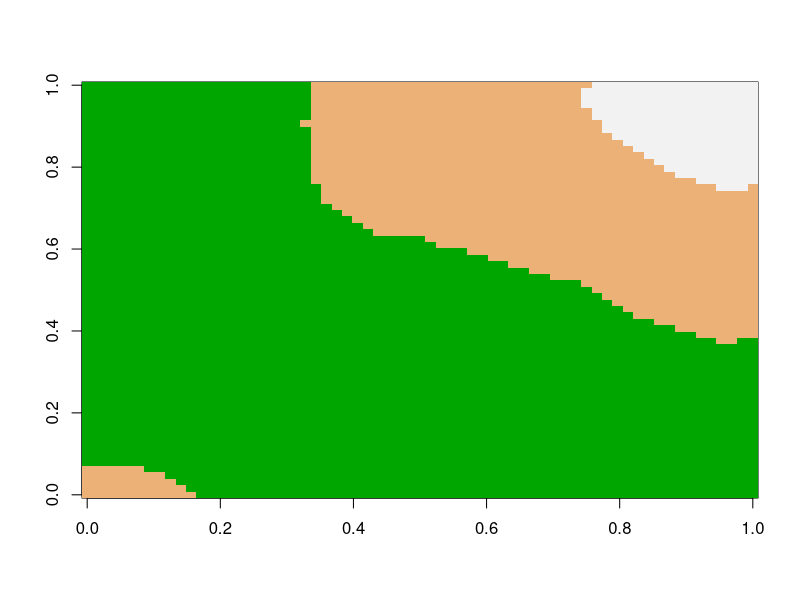

R code for this plot:
make.terrain <- function(n){
    #length of sides (always odd)
    #will has n^2+1, but this doesn't always result in odd numbers, 
    #which makes diamond step hard
    sides <- (2^n)+1
    terrain <- matrix(nrow=sides, ncol=sides)
    rand.corner <- rnorm(4,20,35)
    terrain[1,1] <- rand.corner[1]
    terrain[sides,1] <- rand.corner[2]
    terrain[sides,sides] <- rand.corner[3]
    terrain[1,sides] <- rand.corner[4]
    return(terrain)
}

# Define the functions we'll use
diamond.step <- function(mat,sd){
    sides <- sqrt(length(mat))
    corners <- c(mat[1,sides],mat[1,1],mat[sides,sides],mat[sides,1])
    corner.mean <- mean(corners) + rnorm(1,0,sd)
    mid.col <- median(1:ncol(mat))
    mat[mid.col,mid.col] <- corner.mean
    return(mat)
}
square.step <- function(mat,sd){
    sides <- ncol(mat)
    row.center <- median(1:sides)
    
    top.center <- c(mat[1,1],mat[1,sides], mat[row.center, row.center])
    mat[1,row.center] <- mean(top.center) + rnorm(1,0,sd)
   
    bottom.center <- c(mat[sides,1],mat[sides,sides], mat[row.center, row.center]) 
    mat[sides, row.center] <- mean(bottom.center) + rnorm(1,0,sd)

    left.center <- c(mat[sides,1],mat[1,1], mat[row.center, row.center]) 
    mat[row.center, 1] <- mean(left.center) + rnorm(1,0,sd)

    right.center <- c(mat[1,sides],mat[sides,sides], mat[row.center, row.center]) 
    mat[row.center, sides] <- mean(right.center) + rnorm(1,0,sd)
    return(mat)
}

# Put it all together
diamond.square.step <- function(n,sd){
    terrain <- make.terrain(n)
    terrain.size <- ncol(terrain)-1
    for (i in 2^(n: 1)){
        spacing <- seq(1, terrain.size, by=i)
        for(j in spacing){
            for(k in spacing){
                #cat(k,":",(k+i), "    ", j,":",(j+i),"\n")
                terrain[k:(k+i),j:(j+i)] <- diamond.step(terrain[k:(k+i),j:(j+i)],sd)
                terrain[k:(k+i),j:(j+i)] <- square.step(terrain[k:(k+i),j:(j+i)],sd)
            }
        }
        sd <- sd * .25
    }
        return(terrain) 
}

terry <- diamond.square.step(6,20)
image(terry,col=terrain.colors(3))
dev.off()